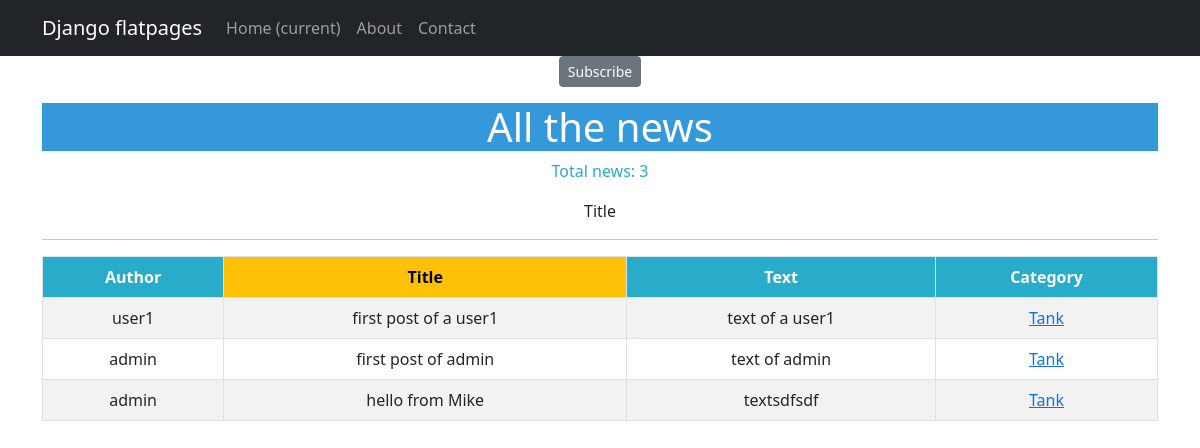
Before: /bboard/categories/1 with the older database file.
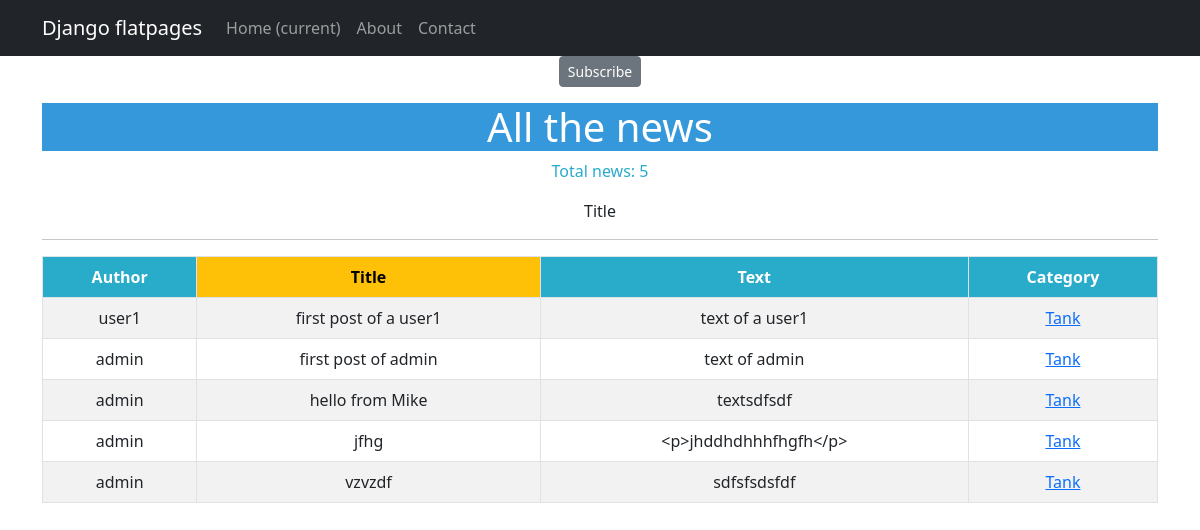
After: the same page with the newer database file.
### bboard/models.py (models this page shows, shortened)
class Post(models.Model):
    author = models.ForeignKey(User, on_delete=models.CASCADE)
    title = models.CharField(max_length=255)
    text = RichTextField()
    category = models.ManyToManyField('Category', through='PostCategory')
    date = models.DateTimeField(auto_now_add=True)

class Category(models.Model):
    name = models.CharField(max_length=255, default='Name_of_category', unique=True)
    subscribers = models.ManyToManyField(User, blank=True, related_name='categories')
    def __str__(self):
        return self.name

### bboard/views.py (the view)
# urls.py: path('categories/<int:pk>', CategoryListView.as_view(), name='category_list'),
class CategoryListView(PostList):
    model = Post
    template_name = 'category_list.html'
    context_object_name = 'category_list'
    def get_queryset(self, *args, **kwargs):
        self.category = get_object_or_404(Category, id=self.kwargs['pk'])
        queryset = Post.objects.filter(category=self.category)
        return queryset
    def get_context_data(self, **kwargs):
        context = super().get_context_data(**kwargs)
        context['is_not_subscriber'] = self.request.user not in self.category.subscribers.all()
        context['category'] = self.category
        return context

### templates/category_list.html
{% extends 'flatpages/default.html'%}
{% block content %}
    {% if is_not_subscriber %}
        <p class="text-center"> <a href="{% url 'bboard:subscribe' category.id %}" class="btn btn-secondary btn-sm">Subscribe</a></p>
    {% endif %}
   <h1 style="background-color: #3498DB; color: #ffffff;">All the news</h1>
   <p style="color: #29ABCA;">Total news: {{ category_list|length }}</p>
<head>
    Title
</head>
<body>
<hr>
{% if category_list %}
        <table class="table table-bordered table-striped table-hover">
            <thead>
                <th style="background-color: #29ABCA; color: #ffffff;">{{ 'Author' }}</th>
                <th style="background-color: #FFC107; color: #000000;">{{ 'Title' }}</th>
                <th style="background-color: #29ABCA; color: #ffffff;">{{ 'Text' }}</th>
                <th style="background-color: #29ABCA; color: #ffffff;">{{ 'Category' }}</th>
           </thead>
           <tbody>
                {% for post in category_list %}
                <tr>
                    <td>{{ post.author }}</td>
                    <td>{{ post.title }}</td>
                    <td>{{ post.text }}</td>
                    <td>
                        {% for category in post.category.all %}
                        <a href="{% url 'bboard:category_list' category.id %}">{{category}}</a>
                        {% endfor %}
                    </td>
                </tr>
                {% endfor %}
           </tbody>
        </table>
{% endif %}
</body>
{% endblock content %}

Changed rows visible on the page:
added Post: author "admin", title "jfhg", text "<p>jhddhdhhhfhgfh</p>", Category (name "Tank")
added Post: author "admin", title "vzvzdf", text "sdfsfsdsfdf", Category (name "Tank")
Other visible differences:
{{ category_list|length }}: "3" → "5"
